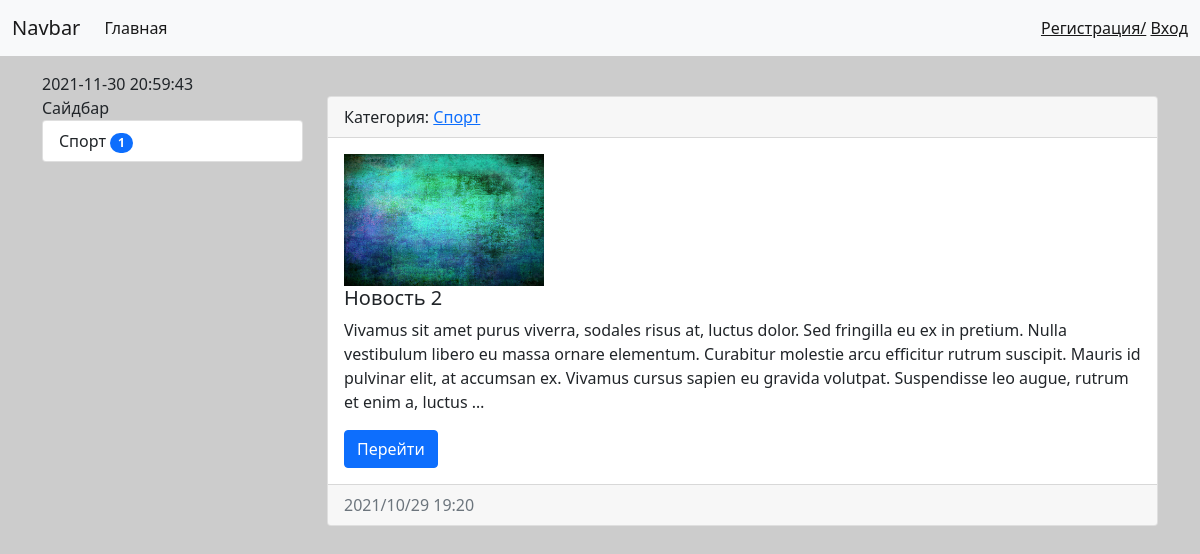
The app's page /, older data.
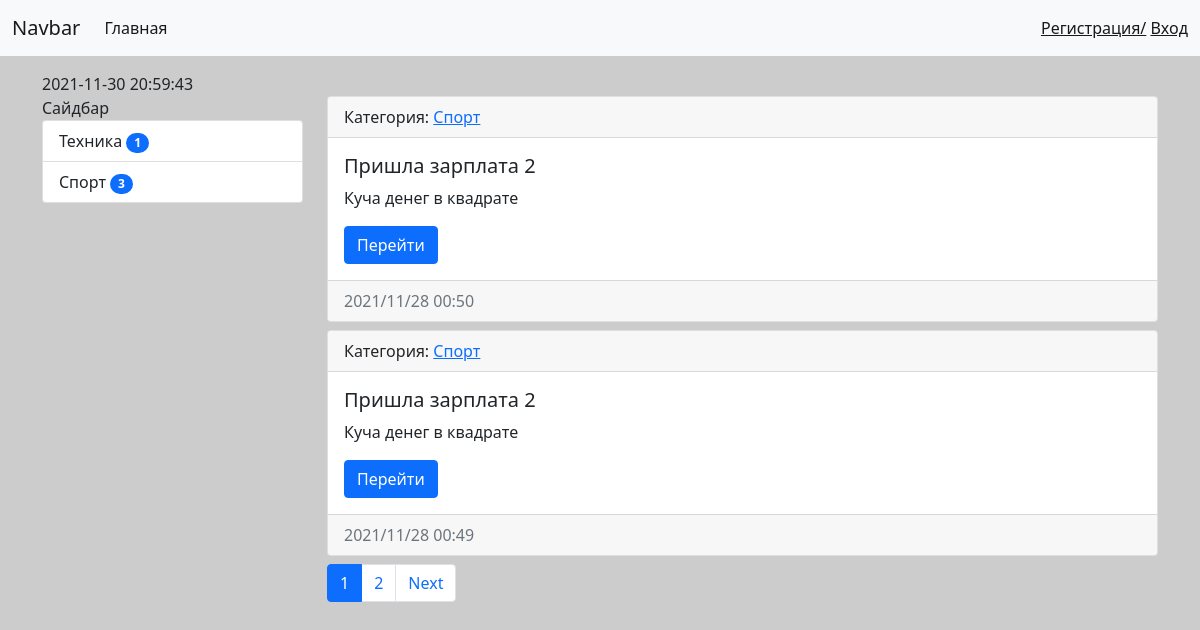
The same page, newer data.
### news/models.py (models this page shows, shortened)
class Category(models.Model):
    title = models.CharField(max_length=150, verbose_name='Наименование категории', db_index=True)
    def get_absolute_url(self):
        return reverse('category',kwargs={"category_id": self.pk})
    class Meta:
        verbose_name = "Категория"
        verbose_name_plural = "Категории"
        ordering = ['title']
    def __str__(self):
        return self.title

class News(models.Model):
    title = models.CharField(max_length=150, verbose_name="Заголовок")
    content = models.TextField(blank=True, verbose_name='Контент')
    created_at = models.DateTimeField(auto_now_add=True, verbose_name="Опубликовано")
    updated_at = models.DateTimeField(auto_now=True, verbose_name='Обновлено')
    photo = models.ImageField(upload_to='photos/%Y/%m/', verbose_name="Фото", blank=True)
    is_published = models.BooleanField(default=True, verbose_name='Опубликовано?')
    category = models.ForeignKey('Category', on_delete=models.PROTECT, null=True, verbose_name='Категория')
    views = models.IntegerField(default=0)
    def get_absolute_url(self):
        return reverse('view_news',kwargs={"pk": self.pk})
    class Meta:
        verbose_name = "Новость"
        verbose_name_plural = "Новости"
        ordering = ['-created_at']

### news/views.py (the view)
# urls.py: path('', views.HomeNews.as_view(), name='home'),
class HomeNews(MymMxin,ListView):
    model = News
    template_name = "news/news_list.html"#не обязательно
    contex_object_name = "object_list"#Не обязательно имя переменной
    extra_content = {'title': "Главная"}#Только для статичных данных
    queryset = News.objects.filter(is_published=True).select_related("category")
    mixin_prop = 'hello world '
    paginate_by = 2
    def get_context_data(self, *, object_list=None, **kwargs):
        context = super().get_context_data(**kwargs)
        context['title'] = 'Главная страница'
        return context

### news/templatetags/news_tags.py (called while the page is built)
@register.inclusion_tag('news/list_categories.html')
def show_categories(arg1="HELLO", arg2=505):
    categories = Category.objects.annotate(cnt=Count('news',filter=F('news__is_published'))).filter(cnt__gt=0)
    return {"categories": categories,
            "arg1":arg1,
            "arg2:":arg2
            }

### news/templates/news/news_list.html (shortened to what this page needs)
{% extends 'base.html' %}
{% block sidebar  %}
{% include 'inc/_sidebar.html' %}
{% endblock %}
{% block content %}
  {%for item in object_list%}
    <div class="card mb-2 ">
        <div class="card-header">
         Категория: <a href="{{ item.category.get_absolute_url }}"> {{item.category}} </a>
        </div>
            <div class="card-body">
                {% if item.photo %}
                  <img src="{{ item.photo.url }}" alt="" width="200" class="float-left">
                {%endif%}
                  <h5 class="card-title">{{item.title}}</h5>
                  {% autoescape off %}
                  <p class="card-text">{{item.content|truncatewords:50}}</p>
                  {% endautoescape %}
                    <a href="{{item.get_absolute_url}}" class="btn btn-primary ">Перейти</a>
            </div>
        <div class="card-footer text-muted">
          {{item.created_at|date:"Y/m/d H:i"}}
        </div>
    </div>
  {% endfor %}
{% endblock %}

### news/templates/news/list_categories.html
<div class="list-group mb-2">
    {{arg1}}
    {% for item in categories %}
      <a href="{{ item.get_absolute_url }}" class="list-group-item list-group-item-action">{{item.title}}
      <span class="badge bg-primary rounded-pill">{{item.cnt}}</span></a>
    {% endfor %}
</div>

Row changes from the older to the newer data that the page shows:
no longer on this page (row unchanged): News: category "Спорт", photo (picture), title "Новость 2", content "Vivamus sit amet purus viverra, sodales risus at, luctus dolor. Sed fringilla eu ex in pretium. Nulla vestibulum libero eu massa ornare elementum. Curabitur molestie arcu efficitur rutrum suscipit. Mauris id pulvinar elit, at accumsan ex. Vivamus cursus sapien eu gravida volutpat. Suspendisse leo augue, rutrum et enim a, luctus …", created_at "2021/10/29 19:20"
now on this page (row unchanged): Category: title "Техника", cnt "1"
computed for Category "Спорт": cnt "1" → "3"
added News: category "Спорт", title "Пришла зарплата 2", content "Куча денег в квадрате", created_at "2021/11/28 00:50"
added News: category "Спорт", title "Пришла зарплата 2", content "Куча денег в квадрате", created_at "2021/11/28 00:49"
Text that changed along with them:
new list line: "1"
new list line: "2"
text now shown: "Next"
